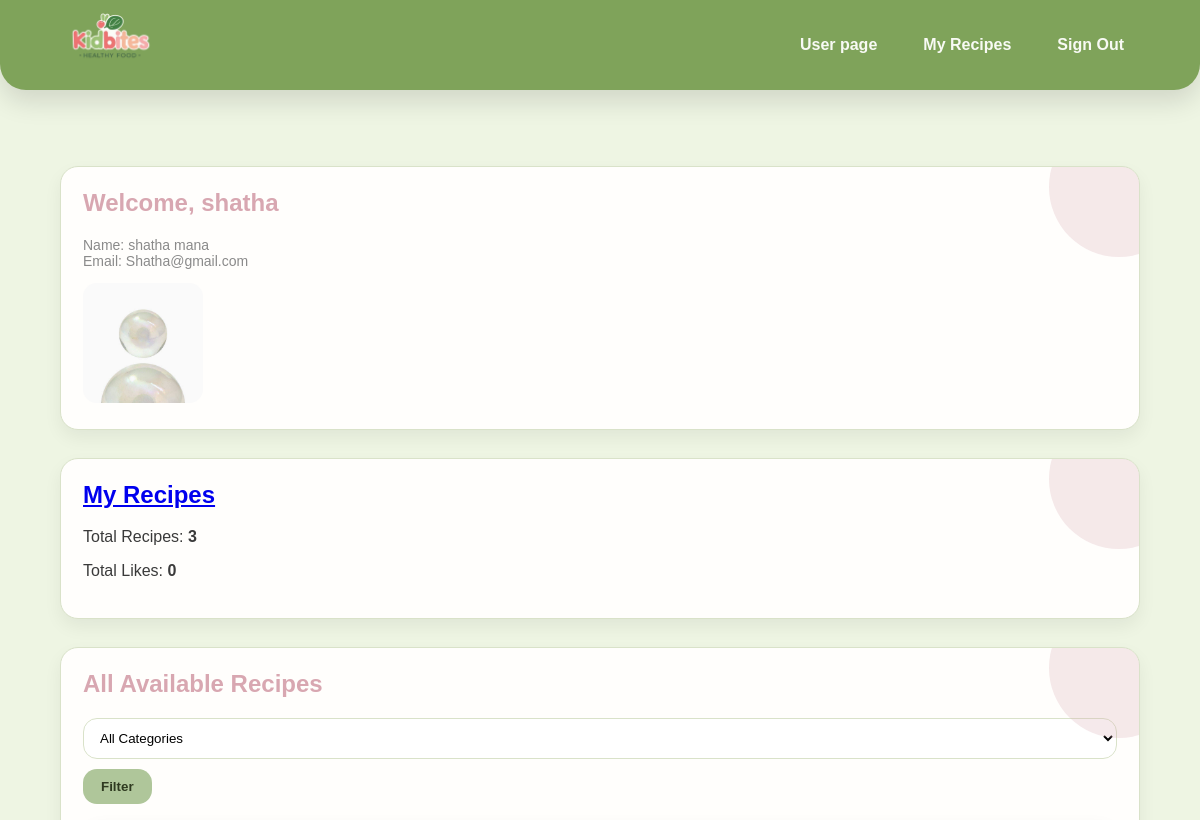
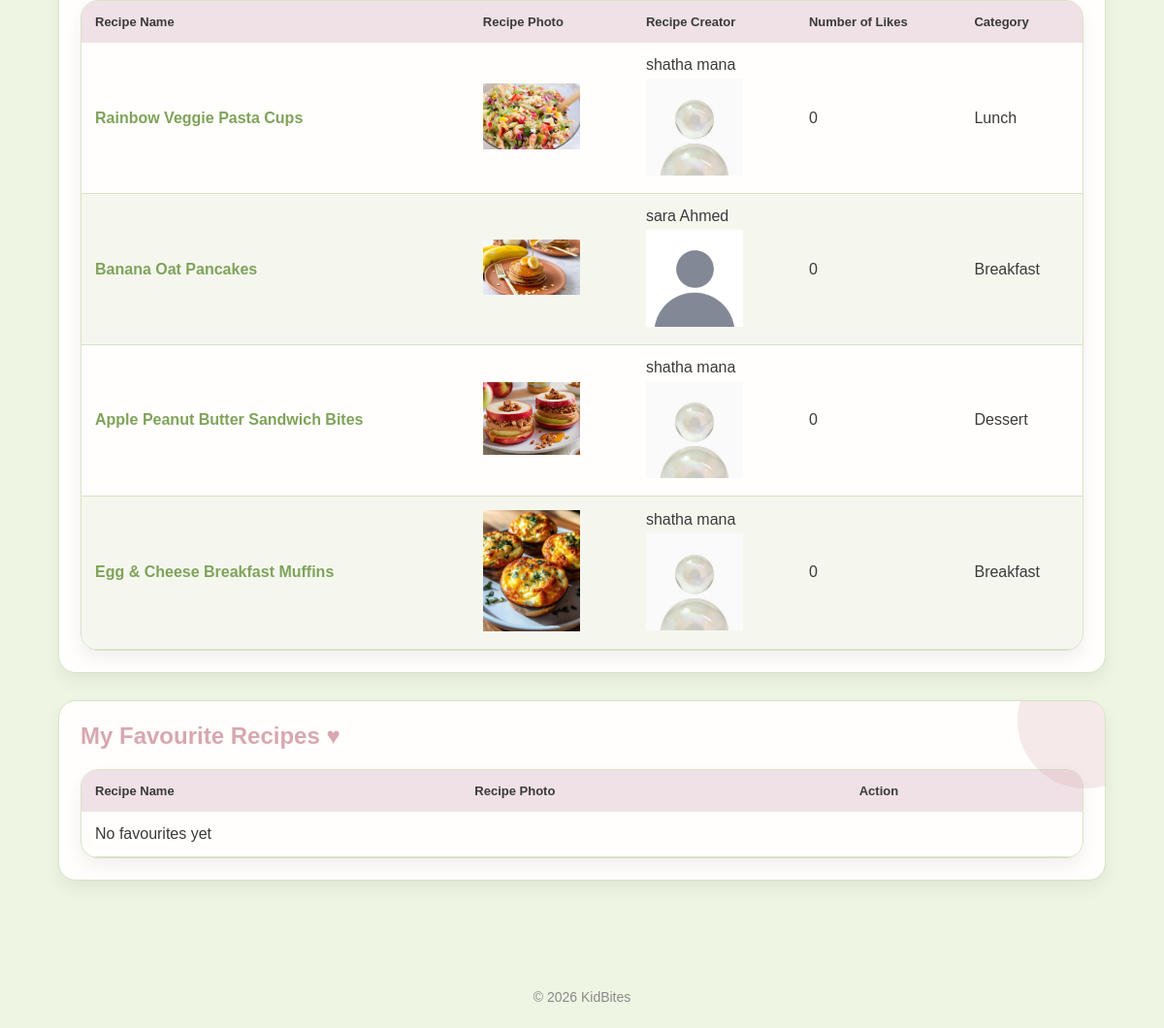
Page /user.php (signed in) on the committed database (2 pictures, top to bottom).
### tables this page shows
CREATE TABLE `users` (
  `id` int(11) NOT NULL,
  `userType` enum('user','admin') NOT NULL,
  `firstName` varchar(50) NOT NULL,
  `lastName` varchar(50) NOT NULL,
  `emailAddress` varchar(100) NOT NULL,
  `password` varchar(255) NOT NULL,
  `photoFileName` varchar(255) NOT NULL
);

CREATE TABLE `recipe` (
  `id` int(11) NOT NULL,
  `userID` int(11) DEFAULT NULL,
  `categoryID` int(11) DEFAULT NULL,
  `name` varchar(100) DEFAULT NULL,
  `description` text,
  `photoFileName` varchar(255) DEFAULT NULL,
  `videoFilePath` varchar(255) DEFAULT NULL
);

CREATE TABLE `recipecategory` (
  `id` int(11) NOT NULL,
  `categoryName` varchar(50) NOT NULL
);

### user.php (the view, shortened to what this page needs)
<?php
include "db.php";
$userID = $_SESSION['userID'];
$userQuery = "SELECT * FROM users WHERE id = $userID";
$userResult = $conn->query($userQuery);
$user = $userResult->fetch_assoc();
$countRecipes = "SELECT COUNT(*) as total FROM recipe WHERE userID = $userID";
$res1 = $conn->query($countRecipes);
$totalRecipes = $res1->fetch_assoc()['total'];
$countLikes = "
SELECT COUNT(*) as totalLikes
FROM likes
JOIN recipe ON recipe.id = likes.recipeID
WHERE recipe.userID = $userID
";
$res2 = $conn->query($countLikes);
$totalLikes = $res2->fetch_assoc()['totalLikes'];
$where = "";
$recipesQuery = "
SELECT recipe.*,
       users.firstName, users.lastName, users.photoFileName AS userPhoto,
       recipecategory.categoryName,
       COUNT(likes.recipeID) as totalLikes
FROM recipe
JOIN users ON recipe.userID = users.id
JOIN recipecategory ON recipe.categoryID = recipecategory.id
LEFT JOIN likes ON recipe.id = likes.recipeID
$where
GROUP BY recipe.id
";
$recipes = $conn->query($recipesQuery);
$favQuery = "
SELECT recipe.*
FROM favourites
JOIN recipe ON favourites.recipeID = recipe.id
WHERE favourites.userID = $userID
";
$favourites = $conn->query($favQuery);
?>
<!DOCTYPE html>
<html lang="en">
<head>
<link rel="stylesheet" href="style.css">
</head>
<body>
<header>
<div class="container header-inner">
<a class="brand" href="index.php">
<img src="images/logo.png" class="logo">
</a>
<nav class="nav">
<a href="user.php">User page</a>
<a href="my-recipes.php">My Recipes</a>
<a href="index.php">Sign Out</a>
</nav>
</div>
</header>
<main>
<div class="container">
<br><br>
<section class="card">
<h2>Welcome, <?= $user['firstName'] ?></h2>
<p class="hint">
Name: <?= $user['firstName']." ".$user['lastName'] ?><br>
Email: <?= $user['emailAddress'] ?>
</p>
<div>
<img src="images/<?= $user['photoFileName'] ?>" width="120" style="border-radius:14px;">
</div>
</section>
<section class="card">
<h2><a href="my-recipes.php">My Recipes</a></h2>
<p>Total Recipes: <strong><?= $totalRecipes ?></strong></p>
<p>Total Likes: <strong><?= $totalLikes ?></strong></p>
</section>
<section class="card">
<h2>All Available Recipes</h2>
<form method="POST">
<div style="display:flex; gap:10px; margin-bottom:16px; flex-wrap:wrap;">
<select name="categoryID">
<option value="">All Categories</option>
</select>
<button class="btn btn-secondary">Filter</button>
</div>
</form>
<div class="table-wrap">
<table>
<thead>
<tr>
<th>Recipe Name</th>
<th>Recipe Photo</th>
<th>Recipe Creator</th>
<th>Number of Likes</th>
<th>Category</th>
</tr>
</thead>
<tbody>
<?php if($recipes->num_rows > 0): ?>
<?php while($row = $recipes->fetch_assoc()): ?>
<tr>
<td>
<a href="view-recipe.php?id=<?= $row['id'] ?>">
<?= $row['name'] ?>
</a>
</td>
<td>
<img src="images/<?= $row['photoFileName'] ?>" width="100">
</td>
<td>
<?= $row['firstName']." ".$row['lastName'] ?><br>
<img src="images/<?= $row['userPhoto'] ?>" width="100" style="margin-top:5px;">
</td>
<td>
<?= $row['totalLikes'] ?>
</td>
<td>
<?= $row['categoryName'] ?>
</td>
</tr>
<?php endwhile; ?>
<?php else: ?>
<tr>
<td colspan="5" class="empty-msg">No recipes found</td>
</tr>
<?php endif; ?>
</tbody>
</table>
</div>
</section>
<section class="card">
<h2>My Favourite Recipes ♥</h2>
<div class="table-wrap">
<table>
<thead>
<tr>
<th>Recipe Name</th>
<th>Recipe Photo</th>
<th>Action</th>
</tr>
</thead>
<tbody>
<?php if($favourites->num_rows > 0): ?>
<?php while($row = $favourites->fetch_assoc()): ?>
<tr>
<td>
<a href="view-recipe.php?id=<?= $row['id'] ?>">
<?= $row['name'] ?>
</a>
</td>
<td>
<img src="images/<?= $row['photoFileName'] ?>" width="100">
</td>
<td>
<a href="remove_fav.php?id=<?= $row['id'] ?>" class="btn btn-danger">
Remove</a>
</td>
</tr>
<?php endwhile; ?>
<?php else: ?>
<tr>
<td colspan="3" class="empty-msg">No favourites yet</td>
</tr>
<?php endif; ?>
</tbody>
</table>
</div>
</section>
</div>
</main>
<footer class="footer">
© 2026 KidBites
</footer>
</body>
</html>

### style.css (style rules this page uses)
* { box-sizing: border-box; }
body { margin: 0; font-family: Arial, sans-serif; color: #3a3a3a; background: #eef5e3; }
.container { width: 90%; margin: auto; }
header { background: #7fa35a; box-shadow: 0 12px 26px rgba(0,0,0,0.12); border-bottom-left-radius: 26px; border-bottom-right-radius: 26px; padding: 0; }
.header-inner { display: flex; align-items: center; justify-content: space-between; height: 90px; }
.brand { font-size: 22px; font-weight: 800; color: white; text-decoration: none; }
.nav { display: flex; gap: 14px; }
.nav a { color: #f8faf4; text-decoration: none; font-weight: 600; padding: 8px 16px; border-radius: 999px; transition: background 0.25s ease; }
main { padding: 40px 0 60px; }
.card { background: #fffefc; border-radius: 18px; padding: 22px; margin-bottom: 28px; border: 1px solid #d9e2c9; box-shadow: 0 8px 18px rgba(0,0,0,0.06); position: relative; overflow: hidden; }
.card::before { content: ""; position: absolute; top: -50px; right: -50px; width: 140px; height: 140px; background: rgba(216,167,177,0.25); border-radius: 50%; }
h2 { color: #d8a7b1; margin-top: 0; }
.hint { color: #8a8a8a; font-size: 14px; }
.btn { padding: 10px 18px; border-radius: 14px; border: none; cursor: pointer; font-weight: 700; background: #e5e5e5; transition: transform 0.15s ease, box-shadow 0.15s ease; }
.btn-secondary { background: #afc69a; color: #2f3a20; }
input, select, textarea { width: 100%; padding: 11px 12px; border-radius: 14px; border: 1px solid #d9e2c9; background: white; font-family: inherit; }
.table-wrap { background: #fffefc; border-radius: 18px; overflow-x: auto; box-shadow: 0 8px 18px rgba(0,0,0,0.06); border: 1px solid #d9e2c9; }
table { width: 100%; border-collapse: collapse; }
thead th { padding: 14px; text-align: left; font-size: 13px; font-weight: 800; background: #efe1e5; }
tbody td { padding: 14px; border-bottom: 1px solid #d9e2c9; }
tbody tr:nth-child(even) { background: rgba(127,163,90,0.08); }
table a { color: #7fa35a; text-decoration: none; font-weight: 600; }
footer { text-align: center; padding: 24px 0; font-size: 14px; color: #8a8a8a; }
.logo { max-height: 150px; width: auto; }
tbody td { vertical-align: middle; }

### rows in the picture
users: firstName "shatha", lastName "mana", emailAddress "Shatha@gmail.com", photoFileName (picture)
recipe: name "Rainbow Veggie Pasta Cups", photoFileName (picture), userID.firstName "shatha", userID.lastName "mana", userID.photoFileName (picture), totalLikes "0", categoryID.categoryName "Lunch"
recipe: name "Banana Oat Pancakes", photoFileName (picture), userID.firstName "sara", userID.lastName "Ahmed", userID.photoFileName (placeholder picture), totalLikes "0", categoryID.categoryName "Breakfast"
recipe: name "Apple Peanut Butter Sandwich Bites", photoFileName (picture), userID.firstName "shatha", userID.lastName "mana", userID.photoFileName (picture), totalLikes "0", categoryID.categoryName "Dessert"
recipe: name "Egg & Cheese Breakfast Muffins", photoFileName (picture), userID.firstName "shatha", userID.lastName "mana", userID.photoFileName (picture), totalLikes "0", categoryID.categoryName "Breakfast"

### other values in the picture
$totalRecipes "3"
$totalLikes "0"
